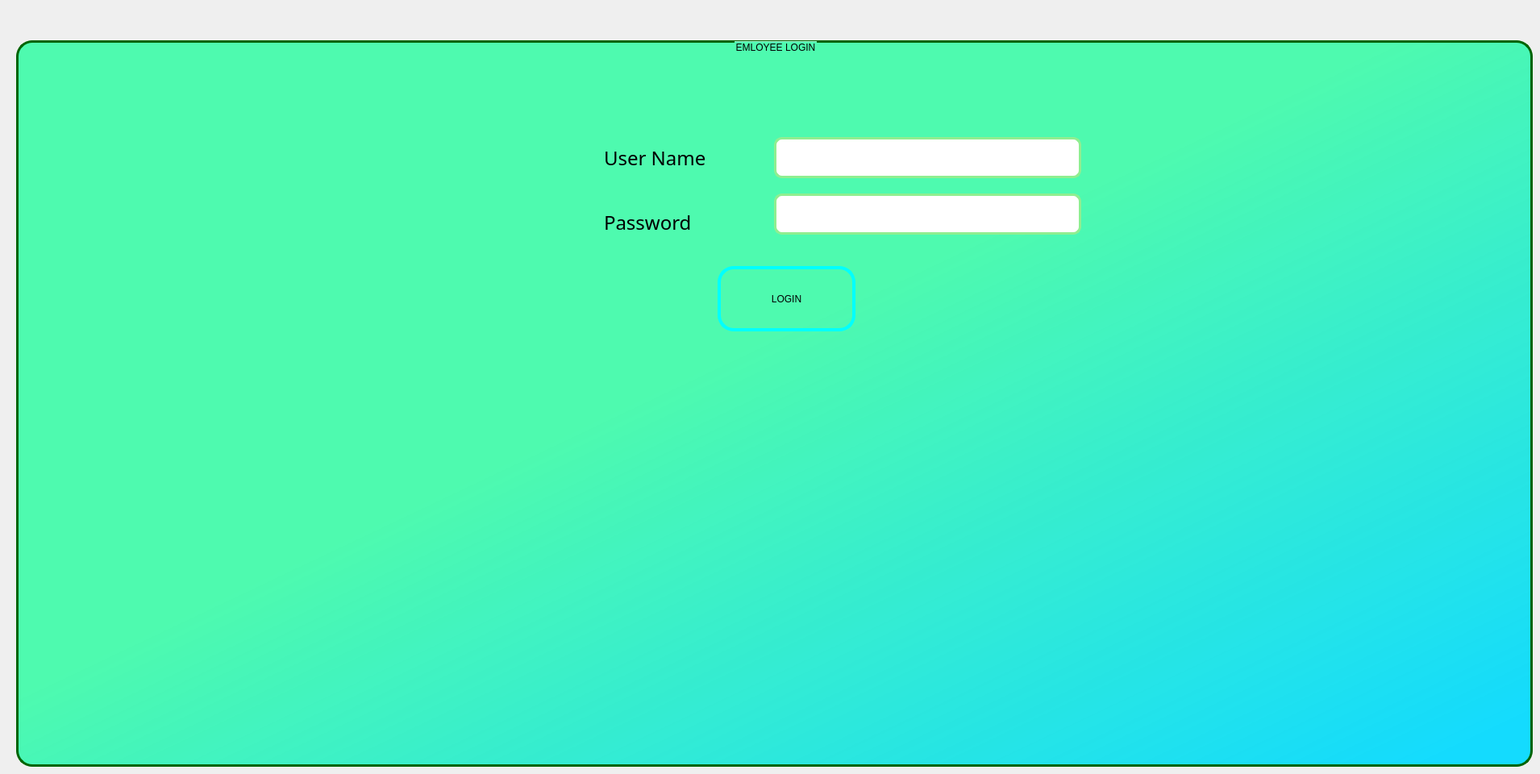
    <widget class="QWidget" name="page">
     <widget class="QGroupBox" name="groupBox">
      <property name="geometry">
       <rect>
        <x>20</x>
        <y>50</y>
        <width>1881</width>
        <height>901</height>
       </rect>
      </property>
      <property name="styleSheet">
       <string notr="true">font: 700 italic 20pt &quot;Segoe UI&quot;;
border-color: rgb(5, 5, 5);
background-color: qlineargradient(spread:pad, x1:0, y1:0, x2:0.961326, y2:0.966, stop:0.469613 rgba(0, 255, 144, 172), stop:1 rgba(0, 217, 255, 234));
border-style: solid;
border-width:3px;
border-radius:20px;
border-color: darkgreen;
</string>
      </property>
      <property name="title">
       <string>EMLOYEE LOGIN</string>
      </property>
      <property name="alignment">
       <set>Qt::AlignCenter</set>
      </property>
      <property name="flat">
       <bool>false</bool>
      </property>
      <widget class="QLabel" name="label_2">
       <property name="geometry">
        <rect>
         <x>720</x>
         <y>200</y>
         <width>171</width>
         <height>51</height>
        </rect>
       </property>
       <property name="font">
        <font>
         <family>Tw Cen MT</family>
         <pointsize>18</pointsize>
         <weight>50</weight>
         <italic>false</italic>
         <bold>false</bold>
        </font>
       </property>
       <property name="accessibleDescription">
        <string/>
       </property>
       <property name="styleSheet">
        <string notr="true">font: 18pt &quot;Tw Cen MT&quot;;
background-color: qlineargradient(spread:reflect, x1:0, y1:0, x2:1, y2:1, stop:0 rgba(255, 255, 255, 0), stop:0.895604 rgba(0, 0, 0, 0));
border-color: rgb(0,0, 0, 0);
</string>
       </property>
       <property name="text">
        <string>Password</string>
       </property>
      </widget>
      <widget class="QLabel" name="label_3">
       <property name="geometry">
        <rect>
         <x>720</x>
         <y>120</y>
         <width>191</width>
         <height>51</height>
        </rect>
       </property>
       <property name="font">
        <font>
         <family>Tw Cen MT</family>
         <pointsize>18</pointsize>
         <weight>50</weight>
         <italic>false</italic>
         <bold>false</bold>
         <kerning>false</kerning>
        </font>
       </property>
       <property name="styleSheet">
        <string notr="true">font: 18pt &quot;Tw Cen MT&quot;;
border-color: rgb(0,0, 0, 0);
background-color: qlineargradient(spread:reflect, x1:0, y1:0, x2:1, y2:1, stop:0 rgba(0, 0, 0, 0), stop:1 rgba(0, 0, 0, 0));</string>
       </property>
       <property name="text">
        <string>User Name</string>
       </property>
      </widget>
      <widget class="QPushButton" name="pushButton">
       <property name="geometry">
        <rect>
         <x>870</x>
         <y>280</y>
         <width>171</width>
         <height>81</height>
        </rect>
       </property>
       <property name="styleSheet">
        <string notr="true">font: 16pt &quot;Tw Cen MT Condensed Extra Bold&quot;;
 background-color: transparent;
 border-style: solid;
 border-width:4px;
 border-radius:20px;
 border-color: cyan;
selection-background-color: green;
selection-color: rgb(98, 98, 98);</string>
       </property>
       <property name="text">
        <string>LOGIN</string>
       </property>
      </widget>
      <widget class="QLineEdit" name="username">
       <property name="geometry">
        <rect>
         <x>940</x>
         <y>120</y>
         <width>381</width>
         <height>51</height>
        </rect>
       </property>
       <property name="autoFillBackground">
        <bool>false</bool>
       </property>
       <property name="styleSheet">
        <string notr="true">background-color: white;
 border-style: solid;
 border-width:3px;
 border-radius:10px;
 border-color: lightgreen;
 </string>
       </property>
       <property name="text">
        <string/>
       </property>
      </widget>
      <widget class="QLineEdit" name="password">
       <property name="enabled">
        <bool>true</bool>
       </property>
       <property name="geometry">
        <rect>
         <x>940</x>
         <y>190</y>
         <width>381</width>
         <height>51</height>
        </rect>
       </property>
       <property name="font">
        <font>
         <family>Segoe UI</family>
         <pointsize>20</pointsize>
         <weight>87</weight>
         <italic>true</italic>
         <bold>true</bold>
        </font>
       </property>
       <property name="autoFillBackground">
        <bool>false</bool>
       </property>
       <property name="styleSheet">
        <string notr="true">background-color: white;
 border-style: solid;
 border-width:3px;
 border-radius:10px;
 border-color: lightgreen;
 </string>
       </property>
       <property name="text">
        <string/>
       </property>
       <property name="echoMode">
        <enum>QLineEdit::Password</enum>
       </property>
      </widget>
      <widget class="QLabel" name="label_24">
       <property name="geometry">
        <rect>
         <x>610</x>
         <y>470</y>
         <width>701</width>
         <height>341</height>
        </rect>
       </property>
       <property name="styleSheet">
        <string notr="true">background-color: transparent;
border-style: transpaent;
 border-width:4px;
 border-radius:20px;
 border-color: cyan;</string>
       </property>
       <property name="text">
        <string/>
       </property>
       <property name="pixmap">
        <pixmap>../../../Downloads/wetransfer_logo-projet-w-png_2023-11-02_1739/logo projetcolored.png</pixmap>
       </property>
       <property name="scaledContents">
        <bool>true</bool>
       </property>
       <property name="wordWrap">
        <bool>false</bool>
       </property>
      </widget>
     </widget>
    </widget>
